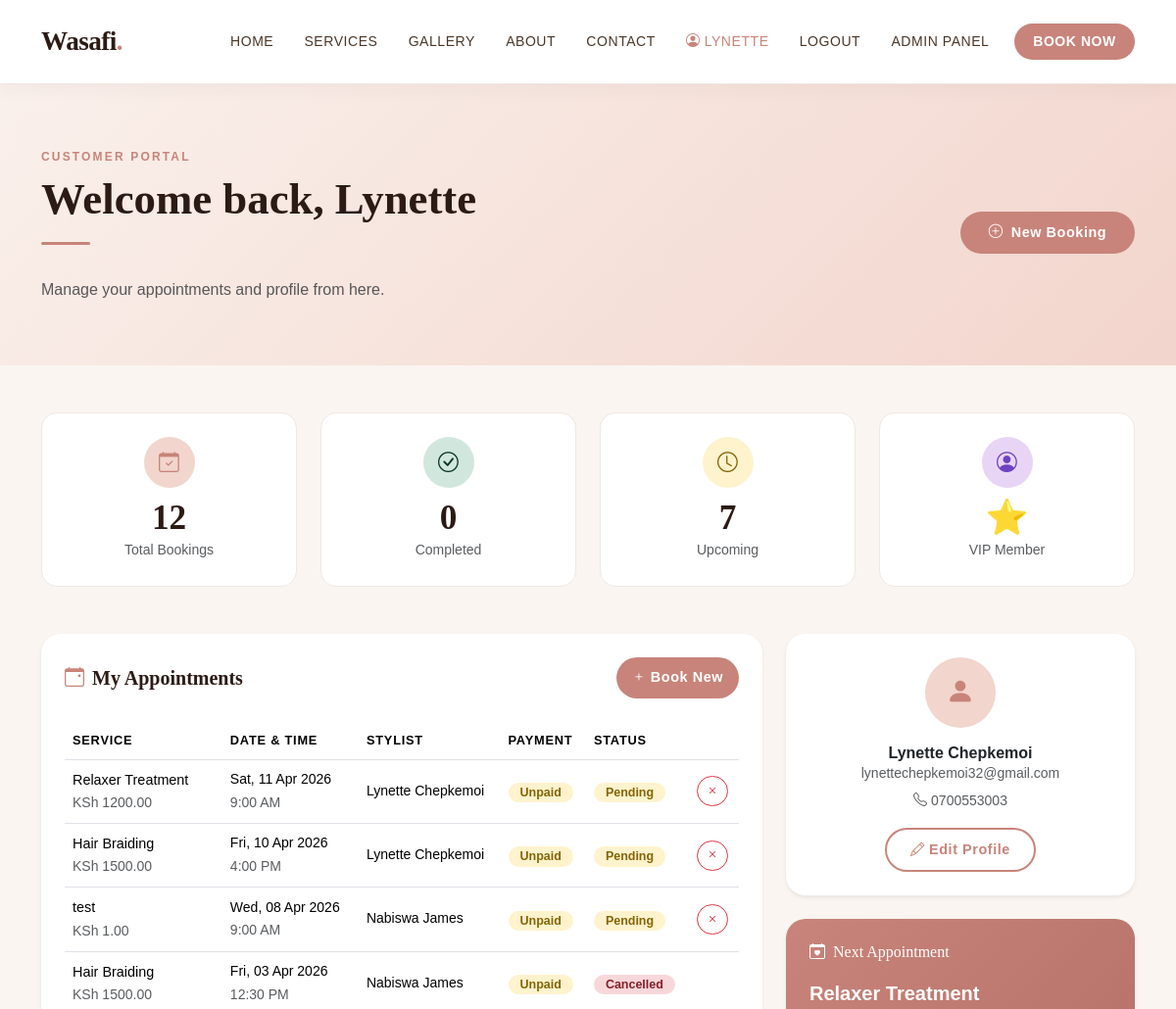
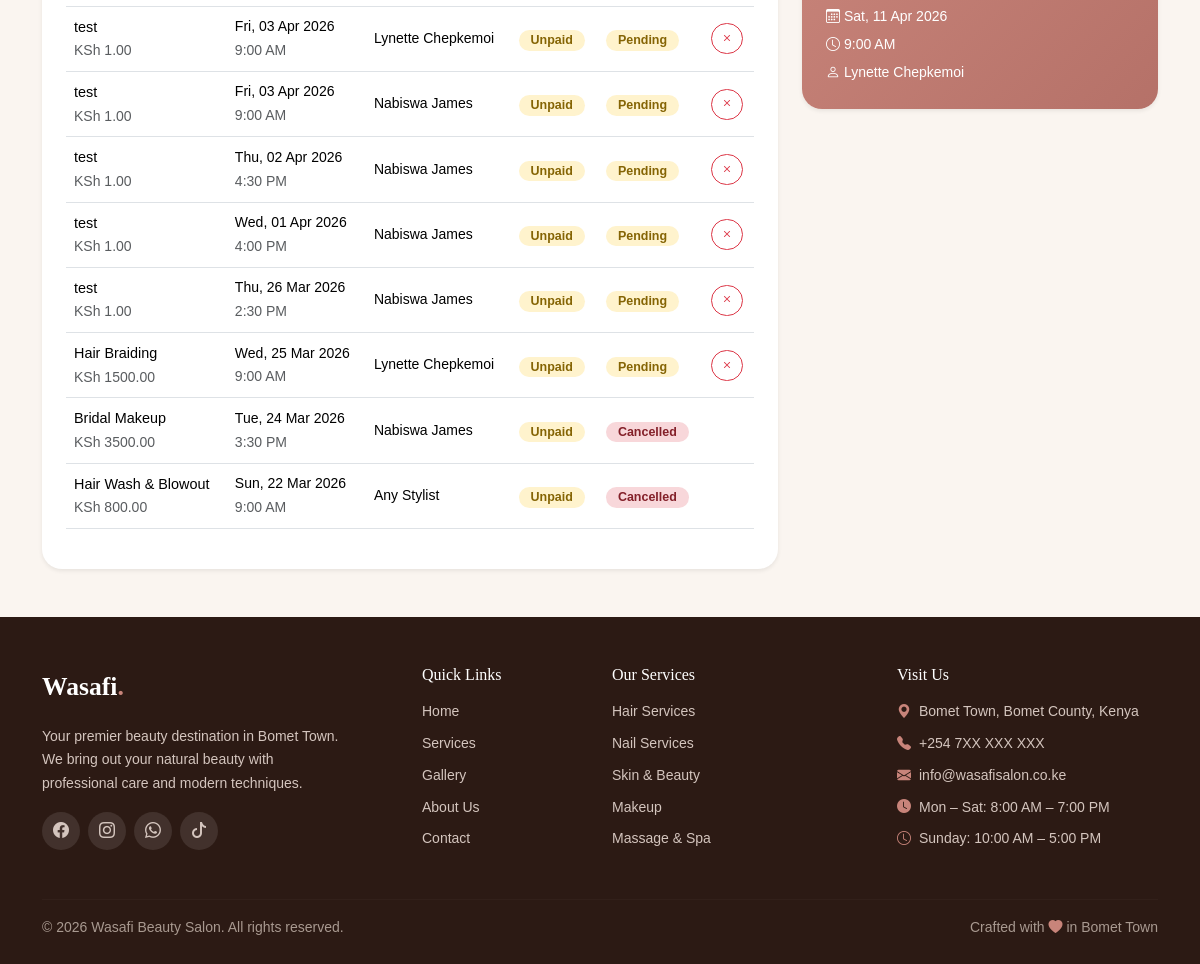
Page /dashboard/ (signed in) on the committed database (2 pictures, top to bottom).
### appointments/models.py (models this page shows, shortened)
class Appointment(models.Model):
    STATUS_CHOICES = [
        ('pending', 'Pending'),
        ('confirmed', 'Confirmed'),
        ('completed', 'Completed'),
        ('cancelled', 'Cancelled'),
    ]
    PAYMENT_CHOICES = [
        ('unpaid', 'Unpaid'),
        ('paid', 'Paid'),
        ('refunded', 'Refunded'),
    ]
    customer = models.ForeignKey(User, on_delete=models.CASCADE, related_name='appointments')
    service = models.ForeignKey(Service, on_delete=models.PROTECT, related_name='appointments')
    stylist = models.ForeignKey(Stylist, on_delete=models.SET_NULL, null=True, blank=True, related_name='appointments')
    appointment_date = models.DateField()
    appointment_time = models.TimeField()
    status = models.CharField(max_length=20, choices=STATUS_CHOICES, default='pending')
    payment_status = models.CharField(max_length=20, choices=PAYMENT_CHOICES, default='unpaid')
    payment_method = models.CharField(max_length=50, blank=True, default='M-Pesa')
    notes = models.TextField(blank=True)
    created_at = models.DateTimeField(auto_now_add=True)
    updated_at = models.DateTimeField(auto_now=True)
    class Meta:
        ordering = ['-appointment_date', '-appointment_time']
        unique_together = ['stylist', 'appointment_date', 'appointment_time']

class Service(models.Model):
    CATEGORY_CHOICES = [
        ('hair', 'Hair Services'),
        ('nails', 'Nail Services'),
        ('skin', 'Skin & Beauty'),
        ('massage', 'Massage & Spa'),
        ('makeup', 'Makeup'),
    ]
    name = models.CharField(max_length=150)
    category = models.CharField(max_length=30, choices=CATEGORY_CHOICES, default='hair')
    description = models.TextField()
    price = models.DecimalField(max_digits=8, decimal_places=2)
    duration_minutes = models.PositiveIntegerField(default=60, help_text="Duration in minutes")
    image = models.ImageField(upload_to='services/', blank=True, null=True)
    is_active = models.BooleanField(default=True)
    created_at = models.DateTimeField(auto_now_add=True)
    class Meta:
        ordering = ['category', 'name']

class Stylist(models.Model):
    name = models.CharField(max_length=150)
    specialization = models.CharField(max_length=200)
    bio = models.TextField(blank=True)
    photo = models.ImageField(upload_to='stylists/', blank=True, null=True)
    is_available = models.BooleanField(default=True)
    services = models.ManyToManyField(Service, related_name='stylists')

class CustomerProfile(models.Model):
    user = models.OneToOneField(User, on_delete=models.CASCADE, related_name='profile')
    phone = models.CharField(max_length=15)
    address = models.CharField(max_length=255, blank=True)
    date_of_birth = models.DateField(null=True, blank=True)
    created_at = models.DateTimeField(auto_now_add=True)

### appointments/views.py (the view)
# urls.py: path('dashboard/', views.dashboard, name='dashboard'),
@login_required
def dashboard(request):
    appointments = Appointment.objects.filter(customer=request.user).order_by('-appointment_date')
    upcoming = appointments.filter(
        appointment_date__gte=timezone.now().date(),
        status__in=['pending', 'confirmed']
    )
    past = appointments.filter(appointment_date__lt=timezone.now().date())
    context = {
        'appointments': appointments,
        'upcoming': upcoming,
        'past': past,
        'total_appointments': appointments.count(),
        'completed_appointments': appointments.filter(status='completed').count(),
    }
    return render(request, 'appointments/dashboard.html', context)

### appointments/templates/appointments/dashboard.html (shortened to what this page needs)
{% extends 'appointments/base.html' %}
{% block content %}
<section class="page-hero">
  <div class="container">
    <div class="row align-items-center">
      <div class="col">
        <span class="section-label">Customer Portal</span>
        <h1 class="section-title">Welcome back, {{ user.first_name }} </h1>
        <div class="divider-rose"></div>
        <p class="text-muted">Manage your appointments and profile from here.</p>
      </div>
      <div class="col-auto">
        <a href="{% url 'book_appointment' %}" class="btn btn-wasafi">
          <i class="bi bi-plus-circle me-2"></i>New Booking
        </a>
      </div>
    </div>
  </div>
</section>
<section class="py-5" style="background:var(--wasafi-cream)">
  <div class="container">
    <div class="row g-4 mb-5">
      <div class="col-6 col-md-3">
        <div class="stat-card">
          <div class="stat-icon" style="background:var(--wasafi-blush)">
            <i class="bi bi-calendar-check" style="color:var(--wasafi-rose)"></i>
          </div>
          <div class="stat-number">{{ total_appointments }}</div>
          <div class="small text-muted mt-1">Total Bookings</div>
        </div>
      </div>
      <div class="col-6 col-md-3">
        <div class="stat-card">
          <div class="stat-icon" style="background:#D1E7DD">
            <i class="bi bi-check-circle" style="color:#0A3622"></i>
          </div>
          <div class="stat-number">{{ completed_appointments }}</div>
          <div class="small text-muted mt-1">Completed</div>
        </div>
      </div>
      <div class="col-6 col-md-3">
        <div class="stat-card">
          <div class="stat-icon" style="background:#FFF3CD">
            <i class="bi bi-clock" style="color:#856404"></i>
          </div>
          <div class="stat-number">{{ upcoming.count }}</div>
          <div class="small text-muted mt-1">Upcoming</div>
        </div>
      </div>
      <div class="col-6 col-md-3">
        <div class="stat-card">
          <div class="stat-icon" style="background:#E8D5F5">
            <i class="bi bi-person-circle" style="color:#6f42c1"></i>
          </div>
          <div class="stat-number">⭐</div>
          <div class="small text-muted mt-1">VIP Member</div>
        </div>
      </div>
    </div>
    <div class="row g-4">
      <div class="col-lg-8">
        <div class="card border-0 shadow-sm" style="border-radius:20px">
          <div class="card-body p-4">
            <div class="d-flex justify-content-between align-items-center mb-4">
              <h5 style="font-family:var(--font-display)" class="mb-0">
                <i class="bi bi-calendar-event me-2" style="color:var(--wasafi-rose)"></i>My Appointments
              </h5>
              <a href="{% url 'book_appointment' %}" class="btn btn-wasafi btn-sm px-3">
                <i class="bi bi-plus me-1"></i>Book New
              </a>
            </div>
            {% if appointments %}
            <div class="table-responsive">
              <table class="table table-hover align-middle">
                <thead>
                  <tr style="font-size:.8rem;text-transform:uppercase;letter-spacing:.06em;color:#888">
                    <th>Service</th>
                    <th>Date & Time</th>
                    <th>Stylist</th>
                    <th>Payment</th>
                    <th>Status</th>
                    <th></th>
                  </tr>
                </thead>
                <tbody>
                  {% for appt in appointments %}
                  <tr>
                    <td>
                      <div class="fw-600" style="font-size:.9rem">{{ appt.service.name }}</div>
                      <div class="small text-muted">KSh {{ appt.service.price }}</div>
                    </td>
                    <td>
                      <div class="small fw-500">{{ appt.appointment_date|date:"D, d M Y" }}</div>
                      <div class="small text-muted">{{ appt.appointment_time|time:"g:i A" }}</div>
                    </td>
                    <td class="small">{{ appt.stylist.name|default:"Any Stylist" }}</td>
                    <td>
                      <span class="status-badge {% if appt.payment_status == 'paid' %}status-confirmed{% else %}status-pending{% endif %}">
                        {{ appt.get_payment_status_display }}
                      </span>
                    </td>
                    <td>
                      <span class="status-badge status-{{ appt.status }}">
                        {{ appt.get_status_display }}
                      </span>
                    </td>
                    <td>
                      {% if appt.status in 'pending confirmed' %}
                      <a href="{% url 'cancel_appointment' appt.pk %}"
                         class="btn btn-sm btn-outline-danger rounded-pill px-2"
                         onclick="return confirm('Cancel this appointment?')">
                        <i class="bi bi-x"></i>
                      </a>
                      {% endif %}
                    </td>
                  </tr>
                  {% endfor %}
                </tbody>
              </table>
            </div>
            {% endif %}
          </div>
        </div>
      </div>
      <div class="col-lg-4">
        <div class="card border-0 shadow-sm mb-4" style="border-radius:20px">
          <div class="card-body p-4 text-center">
            <div style="width:72px;height:72px;background:var(--wasafi-blush);border-radius:50%;display:flex;align-items:center;justify-content:center;margin:0 auto 1rem;font-size:1.8rem;color:var(--wasafi-rose)">
              <i class="bi bi-person-fill"></i>
            </div>
            <h6 class="mb-0 fw-bold">{{ user.get_full_name|default:user.username }}</h6>
            <p class="small text-muted mb-1">{{ user.email }}</p>
            {% if user.profile.phone %}
            <p class="small text-muted mb-3"><i class="bi bi-telephone me-1"></i>{{ user.profile.phone }}</p>
            {% endif %}
            <a href="{% url 'profile' %}" class="btn btn-wasafi-outline btn-sm px-4">
              <i class="bi bi-pencil me-1"></i>Edit Profile
            </a>
          </div>
        </div>
        {% if upcoming %}
        <div class="card border-0 shadow-sm" style="border-radius:20px;background:linear-gradient(135deg,var(--wasafi-rose),#b57168);color:#fff">
          <div class="card-body p-4">
            <h6 class="mb-3" style="color:#fff;font-family:var(--font-display);font-size:1rem">
              <i class="bi bi-calendar-heart me-2"></i>Next Appointment
            </h6>
            {% with appt=upcoming.first %}
            <div class="fw-bold fs-5 mb-1">{{ appt.service.name }}</div>
            <div class="small mb-1"><i class="bi bi-calendar3 me-1"></i>{{ appt.appointment_date|date:"D, d M Y" }}</div>
            <div class="small"><i class="bi bi-clock me-1"></i>{{ appt.appointment_time|time:"g:i A" }}</div>
            {% if appt.stylist %}<div class="small mt-1"><i class="bi bi-person me-1"></i>{{ appt.stylist.name }}</div>{% endif %}
            {% endwith %}
          </div>
        </div>
        {% endif %}
      </div>
    </div>
  </div>
</section>
{% endblock %}

### appointments/templates/appointments/base.html (shortened to what this page needs)
<!DOCTYPE html>
<html lang="en">
<head>
  <link href="https://cdn.jsdelivr.net/npm/bootstrap@5.3.2/dist/css/bootstrap.min.css" rel="stylesheet"/>
  <link href="https://cdn.jsdelivr.net/npm/bootstrap-icons@1.11.1/font/bootstrap-icons.css" rel="stylesheet"/>
</head>
<body>
<nav class="navbar navbar-expand-lg sticky-top">
  <div class="container">
    <a class="navbar-brand" href="{% url 'home' %}">
      Wasafi<span>.</span>
    </a>
    <div class="collapse navbar-collapse" id="mainNav">
      <ul class="navbar-nav ms-auto align-items-lg-center gap-lg-1">
        <li class="nav-item">
          <a class="nav-link {% if request.resolver_match.url_name == 'home' %}active{% endif %}"
             href="{% url 'home' %}">
            Home
          </a>
        </li>
        <li class="nav-item dropdown-hover">
          <a class="nav-link {% if request.resolver_match.url_name == 'services' %}active{% endif %}"
             href="{% url 'services' %}">
            Services
          </a>
        </li>
        <li class="nav-item">
          <a class="nav-link {% if request.resolver_match.url_name == 'gallery' %}active{% endif %}"
             href="{% url 'gallery' %}">
            Gallery
          </a>
        </li>
        <li class="nav-item">
          <a class="nav-link {% if request.resolver_match.url_name == 'about' %}active{% endif %}"
             href="{% url 'about' %}">
            About
          </a>
        </li>
        <li class="nav-item">
          <a class="nav-link {% if request.resolver_match.url_name == 'contact' %}active{% endif %}"
             href="{% url 'contact' %}">
            Contact
          </a>
        </li>
        {% if user.is_authenticated %}
          <li class="nav-item">
            <a class="nav-link {% if request.resolver_match.url_name == 'dashboard' %}active{% endif %}"
               href="{% url 'dashboard' %}">
              <i class="bi bi-person-circle me-1"></i>{{ user.first_name }}
            </a>
          </li>
          <li class="nav-item">
            <a class="nav-link" href="{% url 'logout' %}">Logout</a>
          </li>
        {% else %}
          <li class="nav-item">
            <a class="nav-link" href="{% url 'login' %}">Login</a>
          </li>
        {% endif %}
         <li class="nav-item">
  <a class="nav-link" href="{% url 'admin:index' %}" target="_blank">
    Admin Panel
  </a>
</li>
        <li class="nav-item ms-lg-2">
          <a class="nav-link btn-book-nav" href="{% url 'book_appointment' %}">
            Book Now
          </a>
        </li>
      </ul>
    </div>
  </div>
</nav>
{% block content %}{% endblock %}
<footer class="mt-0 pt-5 pb-4">
  <div class="container">
    <div class="row g-4">
      <div class="col-lg-4">
        <div class="footer-brand mb-3">Wasafi<span>.</span></div>
        <p class="small" style="color:#d4c5be;max-width:300px;line-height:1.7">
          Your premier beauty destination in Bomet Town. We bring out your natural beauty with professional care and modern techniques.
        </p>
        <div class="social-icons mt-3 d-flex gap-2">
          <a href="#"><i class="bi bi-facebook"></i></a>
          <a href="#"><i class="bi bi-instagram"></i></a>
          <a href="#"><i class="bi bi-whatsapp"></i></a>
          <a href="#"><i class="bi bi-tiktok"></i></a>
        </div>
      </div>
      <div class="col-lg-2 col-6">
        <h6 class="mb-3">Quick Links</h6>
        <ul class="list-unstyled small">
          <li class="mb-2"><a href="{% url 'home' %}">Home</a></li>
          <li class="mb-2"><a href="{% url 'services' %}">Services</a></li>
          <li class="mb-2"><a href="{% url 'gallery' %}">Gallery</a></li>
          <li class="mb-2"><a href="{% url 'about' %}">About Us</a></li>
          <li class="mb-2"><a href="{% url 'contact' %}">Contact</a></li>
        </ul>
      </div>
      <div class="col-lg-3 col-6">
        <h6 class="mb-3">Our Services</h6>
        <ul class="list-unstyled small">
          <li class="mb-2"><a href="{% url 'services' %}?category=hair">Hair Services</a></li>
          <li class="mb-2"><a href="{% url 'services' %}?category=nails">Nail Services</a></li>
          <li class="mb-2"><a href="{% url 'services' %}?category=skin">Skin & Beauty</a></li>
          <li class="mb-2"><a href="{% url 'services' %}?category=makeup">Makeup</a></li>
          <li class="mb-2"><a href="{% url 'services' %}?category=massage">Massage & Spa</a></li>
        </ul>
      </div>
      <div class="col-lg-3">
        <h6 class="mb-3">Visit Us</h6>
        <ul class="list-unstyled small">
          <li class="mb-2"><i class="bi bi-geo-alt-fill me-2" style="color:var(--wasafi-rose)"></i>Bomet Town, Bomet County, Kenya</li>
          <li class="mb-2"><i class="bi bi-telephone-fill me-2" style="color:var(--wasafi-rose)"></i>+254 7XX XXX XXX</li>
          <li class="mb-2"><i class="bi bi-envelope-fill me-2" style="color:var(--wasafi-rose)"></i>info@wasafisalon.co.ke</li>
          <li class="mb-2"><i class="bi bi-clock-fill me-2" style="color:var(--wasafi-rose)"></i>Mon – Sat: 8:00 AM – 7:00 PM</li>
          <li class="mb-2"><i class="bi bi-clock me-2" style="color:var(--wasafi-rose)"></i>Sunday: 10:00 AM – 5:00 PM</li>
        </ul>
      </div>
    </div>
    <hr style="border-color:rgba(255,255,255,.1);margin:2rem 0 1rem">
    <div class="row align-items-center">
      <div class="col-md-6 small" style="color:#a89990">
        &copy; {% now "Y" %} Wasafi Beauty Salon. All rights reserved.
      </div>
      <div class="col-md-6 text-md-end small" style="color:#a89990">
        Crafted with <i class="bi bi-heart-fill" style="color:var(--wasafi-rose)"></i> in Bomet Town
      </div>
    </div>
  </div>
</footer>
</body>
</html>

### rows in the picture
Appointment: service.name "Relaxer Treatment", service.price "1200.00", appointment_date "Sat, 11 Apr 2026", appointment_time "9:00 AM", stylist.name "Lynette Chepkemoi", payment_status "Unpaid", status "Pending"
Appointment: service.name "Hair Braiding", service.price "1500.00", appointment_date "Fri, 10 Apr 2026", appointment_time "4:00 PM", stylist.name "Lynette Chepkemoi", payment_status "Unpaid", status "Pending"
Appointment: service.name "test", service.price "1.00", appointment_date "Wed, 08 Apr 2026", appointment_time "9:00 AM", stylist.name "Nabiswa James", payment_status "Unpaid", status "Pending"
Appointment: service.name "Hair Braiding", service.price "1500.00", appointment_date "Fri, 03 Apr 2026", appointment_time "12:30 PM", stylist.name "Nabiswa James", payment_status "Unpaid", status "Cancelled"
Appointment: service.name "test", service.price "1.00", appointment_date "Fri, 03 Apr 2026", appointment_time "9:00 AM", stylist.name "Lynette Chepkemoi", payment_status "Unpaid", status "Pending"
Appointment: service.name "test", service.price "1.00", appointment_date "Fri, 03 Apr 2026", appointment_time "9:00 AM", stylist.name "Nabiswa James", payment_status "Unpaid", status "Pending"
Appointment: service.name "test", service.price "1.00", appointment_date "Thu, 02 Apr 2026", appointment_time "4:30 PM", stylist.name "Nabiswa James", payment_status "Unpaid", status "Pending"
Appointment: service.name "test", service.price "1.00", appointment_date "Wed, 01 Apr 2026", appointment_time "4:00 PM", stylist.name "Nabiswa James", payment_status "Unpaid", status "Pending"
Appointment: service.name "test", service.price "1.00", appointment_date "Thu, 26 Mar 2026", appointment_time "2:30 PM", stylist.name "Nabiswa James", payment_status "Unpaid", status "Pending"
Appointment: service.name "Hair Braiding", service.price "1500.00", appointment_date "Wed, 25 Mar 2026", appointment_time "9:00 AM", stylist.name "Lynette Chepkemoi", payment_status "Unpaid", status "Pending"
Appointment: service.name "Bridal Makeup", service.price "3500.00", appointment_date "Tue, 24 Mar 2026", appointment_time "3:30 PM", stylist.name "Nabiswa James", payment_status "Unpaid", status "Cancelled"
Appointment: service.name "Hair Wash & Blowout", service.price "800.00", appointment_date "Sun, 22 Mar 2026", appointment_time "9:00 AM", stylist.name "Any Stylist", payment_status "Unpaid", status "Cancelled"

### other values in the picture
{{ user.first_name }} "LYNETTE"
{{ user.first_name }} "Lynette"
{{ total_appointments }} "12"
{{ completed_appointments }} "0"
{{ upcoming.count }} "7"
{{ user.get_full_name|default:user.username }} "Lynette Chepkemoi"
{{ user.email }} "lynettechepkemoi32@gmail.com"
{{ user.profile.phone }} "0700553003"
